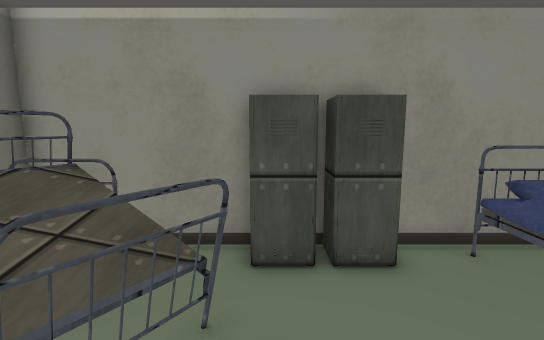
View 1 (above)

14 first-person views from a walk through a Unity game level. The camera is 1.5 m above the floor, tilts 8° down and sees 85° across. The floor is counted in squares, 0.5 m on a side. Each view is taken from the middle of a square. On the plan, view 1 faces up. The plan holds only what a view shows up to about 20 squares ahead; the rest is blank. The place goes on beyond the plan. Door leaves are left out, so doorways stand open. Some surface patterns are stand-ins.

View 2
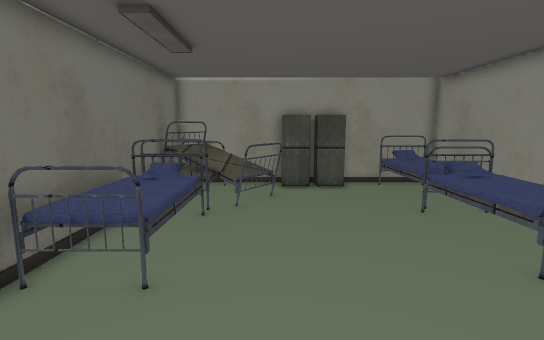

View 3
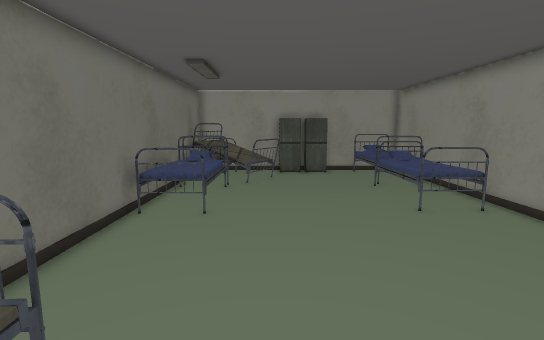

View 4
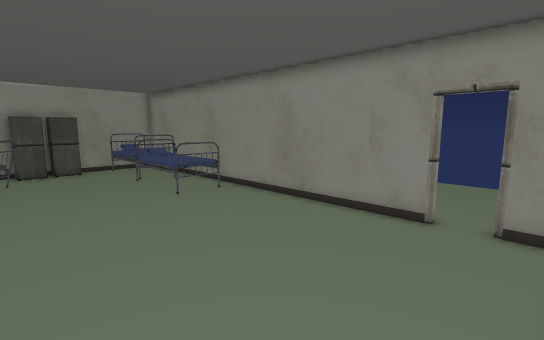

View 5
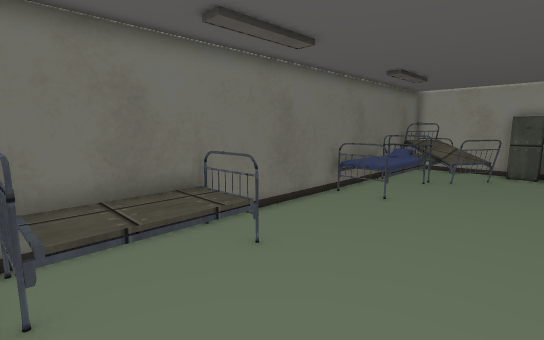

View 6
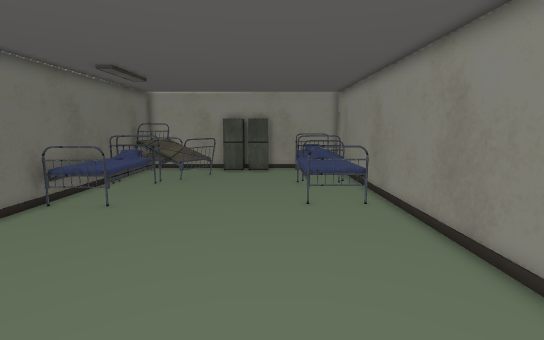

View 7
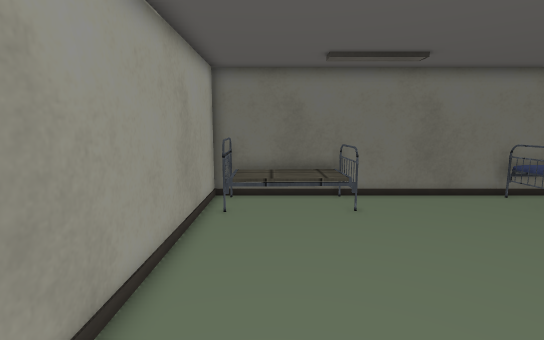

View 8
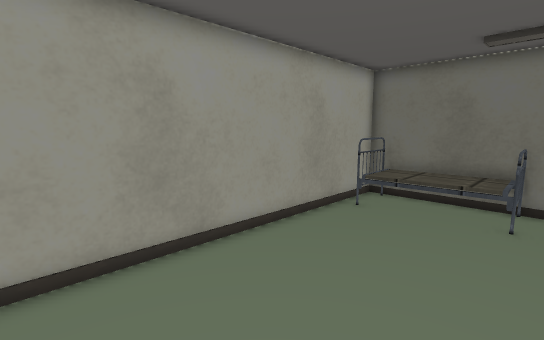

View 9
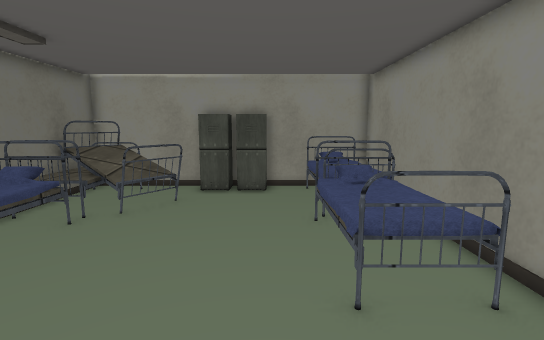

View 10
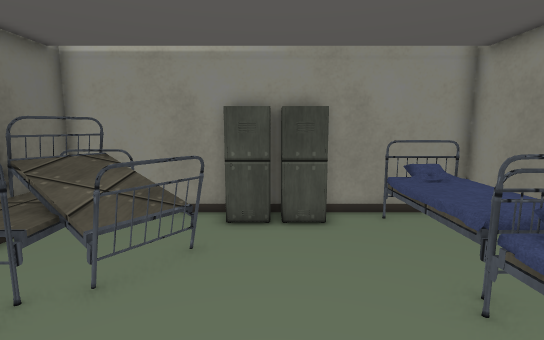

View 11
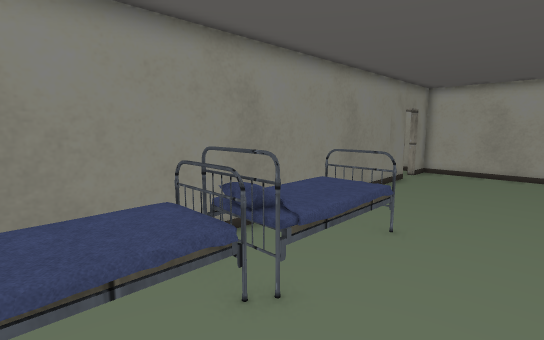

View 12
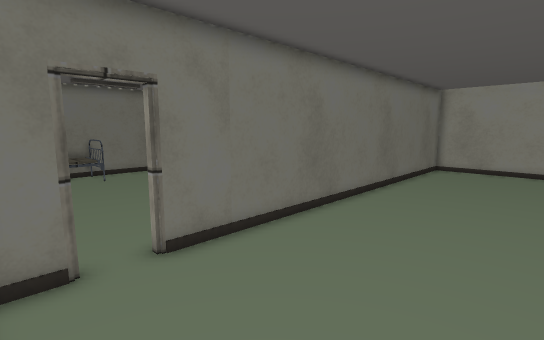

View 13
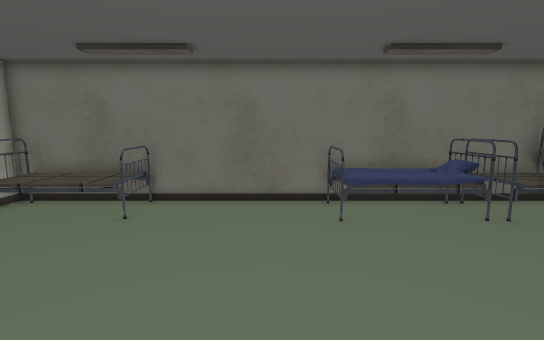

View 14
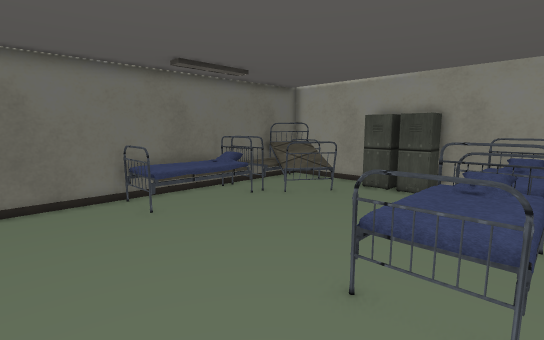

### Floor plan
Key: @ floor where view 1 was taken; # wall or solid block; . floor; D open door; B bed; L locker.
Columns run from 6 left of view 1 to 15 right of it. Each row starts with its distance up from view 1.
  8 ###############
  7 # B   LLLL BBB#######
  6 #BBB..LLLL.BBB#......
  5 #BBBB......BBB#......
  4 #BBBBB.....BBB#......
  3 #BBBBB.....BBB#......
  2 #BBBB......BBB#......
  1 #BBB......BBBB#......
  0 #BBB..@...BBBB#......
 -1 #BBB......BBBB#......
 -2 #BBB......BBBB#.......
 -3 #BBB......BBBB#.......
 -4 #BB...........#.......
 -5 #.............#.......
 -6 #.............#.......
 -7 #.............#.......
 -8 #.............#.......
 -9 #.............#.......
-10 #.............#.......
-11 #BB...........#.......
-12 #BB...........#.......
-13 #BB...........#.......
-14 #BB...........D.......
-15 #BBB..........#...
-16 #BB...........#..    .
-17 ###############

Positions as (right, up) in squares from view 1, and headings:
1: (0, 0), facing up
2: (-1, -9), facing up
3: (-1, -14), facing up
4: (-2, -16), facing up-right
5: (2, -16), facing up-left
6: (3, -15), facing up
7: (7, -14), facing left
8: (7, -10), facing down-left
9: (3, -8), facing up
10: (1, -3), facing up
11: (1, 5), facing down-right
12: (15, -16), facing up-left
13: (6, -6), facing left
14: (7, -8), facing up-left
